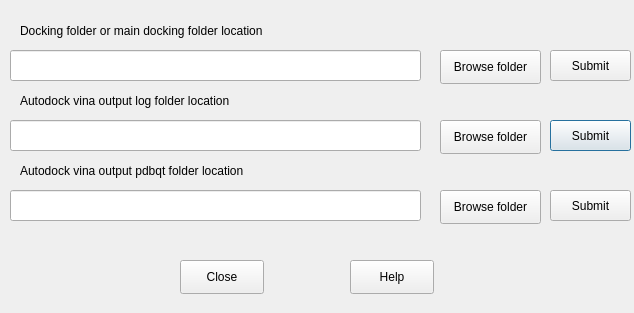
<?xml version="1.0" encoding="UTF-8"?>
<ui version="4.0">
 <class>Dialog</class>
 <widget class="QDialog" name="Dialog">
  <property name="geometry">
   <rect>
    <x>0</x>
    <y>0</y>
    <width>634</width>
    <height>313</height>
   </rect>
  </property>
  <property name="windowTitle">
   <string>Autodock and vina Docking score viewer</string>
  </property>
  <property name="toolTip">
   <string>Add Dlg file, Receptor pdbqt file or main docking folder</string>
  </property>
  <property name="autoFillBackground">
   <bool>true</bool>
  </property>
  <widget class="QPushButton" name="pushButton_submit_vina">
   <property name="geometry">
    <rect>
     <x>550</x>
     <y>120</y>
     <width>81</width>
     <height>31</height>
    </rect>
   </property>
   <property name="toolTip">
    <string>get score from selected folder</string>
   </property>
   <property name="text">
    <string>Submit</string>
   </property>
  </widget>
  <widget class="QPushButton" name="pushButton_close">
   <property name="geometry">
    <rect>
     <x>180</x>
     <y>260</y>
     <width>84</width>
     <height>34</height>
    </rect>
   </property>
   <property name="toolTip">
    <string>Close me</string>
   </property>
   <property name="text">
    <string>Close</string>
   </property>
  </widget>
  <widget class="QLabel" name="label_dlg">
   <property name="geometry">
    <rect>
     <x>20</x>
     <y>10</y>
     <width>281</width>
     <height>41</height>
    </rect>
   </property>
   <property name="text">
    <string notr="true">Docking folder or main docking folder location</string>
   </property>
  </widget>
  <widget class="QLineEdit" name="input_dlg">
   <property name="geometry">
    <rect>
     <x>10</x>
     <y>50</y>
     <width>411</width>
     <height>31</height>
    </rect>
   </property>
   <property name="toolTip">
    <string>&lt;html&gt;&lt;head/&gt;&lt;body&gt;&lt;p&gt;Enter Autodock main docking folder&lt;/p&gt;&lt;/body&gt;&lt;/html&gt;</string>
   </property>
   <property name="text">
    <string notr="true"/>
   </property>
  </widget>
  <widget class="QPushButton" name="pushButton_help">
   <property name="geometry">
    <rect>
     <x>350</x>
     <y>260</y>
     <width>84</width>
     <height>34</height>
    </rect>
   </property>
   <property name="toolTip">
    <string>Help me</string>
   </property>
   <property name="text">
    <string>Help</string>
   </property>
  </widget>
  <widget class="QLabel" name="label_vina">
   <property name="geometry">
    <rect>
     <x>20</x>
     <y>80</y>
     <width>281</width>
     <height>41</height>
    </rect>
   </property>
   <property name="text">
    <string notr="true">Autodock vina output log folder location</string>
   </property>
  </widget>
  <widget class="QLineEdit" name="input_vina_log">
   <property name="geometry">
    <rect>
     <x>10</x>
     <y>120</y>
     <width>411</width>
     <height>31</height>
    </rect>
   </property>
   <property name="toolTip">
    <string>&lt;html&gt;&lt;head/&gt;&lt;body&gt;&lt;p&gt;Enter Autodock vina main docking folder which contain log files in subfolders&lt;/p&gt;&lt;/body&gt;&lt;/html&gt;</string>
   </property>
   <property name="text">
    <string notr="true"/>
   </property>
  </widget>
  <widget class="QPushButton" name="pushButton_submit_dlg">
   <property name="geometry">
    <rect>
     <x>550</x>
     <y>50</y>
     <width>81</width>
     <height>31</height>
    </rect>
   </property>
   <property name="toolTip">
    <string>get score from selected folder</string>
   </property>
   <property name="text">
    <string>Submit</string>
   </property>
  </widget>
  <widget class="QLineEdit" name="input_vina_pdbqt_fol">
   <property name="geometry">
    <rect>
     <x>10</x>
     <y>190</y>
     <width>411</width>
     <height>31</height>
    </rect>
   </property>
   <property name="toolTip">
    <string>&lt;html&gt;&lt;head/&gt;&lt;body&gt;&lt;p&gt;Enter Autodock vina main docking folder which contain output pdbqt files in subfolders&lt;/p&gt;&lt;/body&gt;&lt;/html&gt;</string>
   </property>
   <property name="text">
    <string notr="true"/>
   </property>
  </widget>
  <widget class="QPushButton" name="pushButton_submit_vina_pdbqt_fol">
   <property name="geometry">
    <rect>
     <x>550</x>
     <y>190</y>
     <width>81</width>
     <height>31</height>
    </rect>
   </property>
   <property name="toolTip">
    <string>get score from selected folder</string>
   </property>
   <property name="text">
    <string>Submit</string>
   </property>
  </widget>
  <widget class="QLabel" name="label_vina_2">
   <property name="geometry">
    <rect>
     <x>20</x>
     <y>150</y>
     <width>281</width>
     <height>41</height>
    </rect>
   </property>
   <property name="text">
    <string notr="true">Autodock vina output pdbqt folder location</string>
   </property>
  </widget>
  <widget class="QPushButton" name="browse_dlg">
   <property name="geometry">
    <rect>
     <x>440</x>
     <y>50</y>
     <width>101</width>
     <height>34</height>
    </rect>
   </property>
   <property name="toolTip">
    <string>Select Autodock  main folder which contains subfolders</string>
   </property>
   <property name="text">
    <string>Browse folder</string>
   </property>
  </widget>
  <widget class="QPushButton" name="browse_log">
   <property name="geometry">
    <rect>
     <x>440</x>
     <y>120</y>
     <width>101</width>
     <height>34</height>
    </rect>
   </property>
   <property name="toolTip">
    <string>&lt;html&gt;&lt;head/&gt;&lt;body&gt;&lt;p&gt;Enter Autodock vina main docking folder which contain log files in subfolders&lt;/p&gt;&lt;/body&gt;&lt;/html&gt;</string>
   </property>
   <property name="text">
    <string>Browse folder</string>
   </property>
  </widget>
  <widget class="QPushButton" name="browse_pdbqt">
   <property name="geometry">
    <rect>
     <x>440</x>
     <y>190</y>
     <width>101</width>
     <height>34</height>
    </rect>
   </property>
   <property name="toolTip">
    <string>&lt;html&gt;&lt;head/&gt;&lt;body&gt;&lt;p&gt;Enter Autodock vina main docking folder which contain output pdbqt files in subfolders&lt;/p&gt;&lt;/body&gt;&lt;/html&gt;</string>
   </property>
   <property name="text">
    <string>Browse folder</string>
   </property>
  </widget>
 </widget>
 <resources/>
 <connections/>
</ui>
